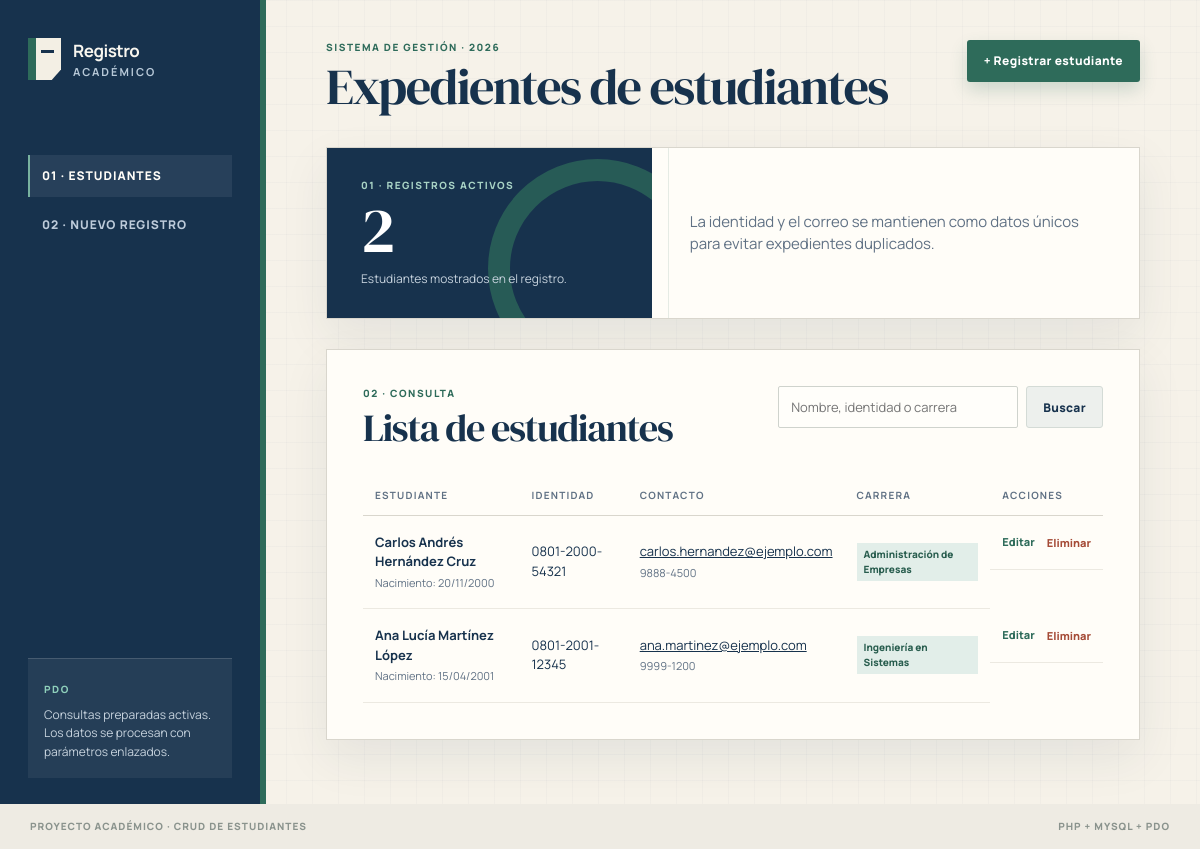
The page / on the database its author committed.
### tables this page shows
CREATE TABLE IF NOT EXISTS estudiantes (
    id INT UNSIGNED AUTO_INCREMENT PRIMARY KEY,
    identidad VARCHAR(15) NOT NULL,
    nombres VARCHAR(100) NOT NULL,
    apellidos VARCHAR(100) NOT NULL,
    correo VARCHAR(150) NOT NULL,
    telefono VARCHAR(20) NOT NULL,
    fecha_nacimiento DATE NOT NULL,
    carrera VARCHAR(120) NOT NULL,
    created_at TIMESTAMP NOT NULL DEFAULT CURRENT_TIMESTAMP,
    updated_at TIMESTAMP NOT NULL DEFAULT CURRENT_TIMESTAMP ON UPDATE CURRENT_TIMESTAMP,
    CONSTRAINT uq_estudiantes_identidad UNIQUE (identidad),
    CONSTRAINT uq_estudiantes_correo UNIQUE (correo)
);

### includes/funciones.php (called while the page is built, shortened)
<?php
function escapar(?string $valor): string
{
    return htmlspecialchars((string) $valor, ENT_QUOTES, 'UTF-8');
}

### index.php (the view, shortened to what this page needs)
<?php
require_once __DIR__ . '/includes/funciones.php';
$pdo = conectarBaseDatos();
$busqueda = trim((string) ($_GET['buscar'] ?? ''));
if ($busqueda === '') {
    $consulta = $pdo->prepare(
        'SELECT id, identidad, nombres, apellidos, correo, telefono, fecha_nacimiento, carrera, created_at
         FROM estudiantes
         ORDER BY id DESC'
    );
    $consulta->execute();
}
$estudiantes = $consulta->fetchAll();
$total = count($estudiantes);
$tituloPagina = 'Expedientes de estudiantes';
require __DIR__ . '/includes/encabezado.php';
?>
<section class="panel-resumen" aria-label="Resumen de registros">
    <div class="resumen-destacado">
        <p class="etiqueta-seccion">01 · REGISTROS ACTIVOS</p>
        <strong><?= $total ?></strong>
        <span><?= $busqueda === '' ? 'Estudiantes mostrados en el registro.' : 'Coincidencias para la búsqueda actual.' ?></span>
    </div>
    <div class="resumen-nota">
        <p>La identidad y el correo se mantienen como datos únicos para evitar expedientes duplicados.</p>
    </div>
</section>
<section class="mesa-registros">
    <div class="seccion-cabecera">
        <div>
            <p class="etiqueta-seccion">02 · CONSULTA</p>
            <h2>Lista de estudiantes</h2>
        </div>
        <form class="buscador" action="index.php" method="get">
            <input id="buscar" name="buscar" type="search" value="<?= escapar($busqueda) ?>" placeholder="Nombre, identidad o carrera">
            <button class="boton boton-secundario" type="submit">Buscar</button>
        </form>
    </div>
    <?php if ($estudiantes === []): ?>
        <div class="estado-vacio">
            <span class="ficha-mini" aria-hidden="true"></span>
            <h3>No hay estudiantes para mostrar</h3>
            <p><?= $busqueda === '' ? 'Crea el primer expediente para comenzar la administración académica.' : 'Prueba otra búsqueda o regresa al listado completo.' ?></p>
            <a class="boton boton-principal" href="<?= $busqueda === '' ? 'crear.php' : 'index.php' ?>">
                <?= $busqueda === '' ? 'Registrar estudiante' : 'Ver todos los registros' ?>
            </a>
        </div>
    <?php else: ?>
        <div class="tabla-contenedor">
            <table>
                <thead>
                    <tr>
                        <th>Estudiante</th>
                        <th>Identidad</th>
                        <th>Contacto</th>
                        <th>Carrera</th>
                        <th class="acciones-columna">Acciones</th>
                    </tr>
                </thead>
                <tbody>
                    <?php foreach ($estudiantes as $estudiante): ?>
                        <tr>
                            <td>
                                <strong><?= escapar($estudiante['nombres'] . ' ' . $estudiante['apellidos']) ?></strong>
                                <small>Nacimiento: <?= escapar(date('d/m/Y', strtotime($estudiante['fecha_nacimiento']))) ?></small>
                            </td>
                            <td><?= escapar($estudiante['identidad']) ?></td>
                            <td>
                                <a href="mailto:<?= escapar($estudiante['correo']) ?>"><?= escapar($estudiante['correo']) ?></a>
                                <small><?= escapar($estudiante['telefono']) ?></small>
                            </td>
                            <td><span class="etiqueta-carrera"><?= escapar($estudiante['carrera']) ?></span></td>
                            <td class="acciones">
                                <a class="accion-editar" href="editar.php?id=<?= (int) $estudiante['id'] ?>">Editar</a>
                                <form action="eliminar.php" method="post" onsubmit="return confirm('¿Deseas eliminar este estudiante? Esta acción no se puede deshacer.');">
                                    <button class="accion-eliminar" type="submit">Eliminar</button>
                                </form>
                            </td>
                        </tr>
                    <?php endforeach; ?>
                </tbody>
            </table>
        </div>
    <?php endif; ?>
</section>
<?php require __DIR__ . '/includes/pie.php'; ?>

### includes/encabezado.php (shortened to what this page needs)
<?php
$paginaActual = basename($_SERVER['PHP_SELF']);
?>
<!doctype html>
<html lang="es">
<head>
    <link rel="stylesheet" href="assets/css/estilos.css">
</head>
<body>
    <div class="aplicacion">
        <aside class="barra-lateral" aria-label="Navegación principal">
            <a class="marca" href="index.php" aria-label="Ir al listado de estudiantes">
                <span class="marca-simbolo" aria-hidden="true"><span></span></span>
                <span><strong>Registro</strong><small>Académico</small></span>
            </a>
            <nav class="navegacion">
                <a class="<?= $paginaActual === 'index.php' ? 'activo' : '' ?>" href="index.php">01 · Estudiantes</a>
                <a class="<?= $paginaActual === 'crear.php' ? 'activo' : '' ?>" href="crear.php">02 · Nuevo registro</a>
            </nav>
            <div class="nota-seguridad">
                <span>PDO</span>
                <p>Consultas preparadas activas. Los datos se procesan con parámetros enlazados.</p>
            </div>
        </aside>
        <main class="contenido-principal">
            <header class="cabecera">
                <div>
                    <p class="etiqueta-seccion">SISTEMA DE GESTIÓN · 2026</p>
                    <h1><?= escapar($tituloPagina) ?></h1>
                </div>
                <a class="boton boton-principal" href="crear.php">+ Registrar estudiante</a>
            </header>

### includes/pie.php
        </main>
    </div>
    <footer class="pie-pagina">
        <span>Proyecto académico · CRUD de estudiantes</span>
        <span>PHP + MySQL + PDO</span>
    </footer>
</body>
</html>

### rows shown on the page
estudiantes: nombres+apellidos "Carlos Andrés Hernández Cruz", fecha_nacimiento "20/11/2000", identidad "0801-2000-54321", correo "carlos.hernandez@ejemplo.com", telefono "9888-4500", carrera "Administración de Empresas"
estudiantes: nombres+apellidos "Ana Lucía Martínez López", fecha_nacimiento "15/04/2001", identidad "0801-2001-12345", correo "ana.martinez@ejemplo.com", telefono "9999-1200", carrera "Ingeniería en Sistemas"

### other values the page prints
escapar($tituloPagina) "Expedientes de estudiantes"
$total "2"
